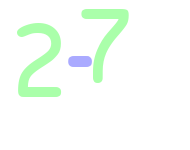
#> input picture 22/target_images/1.png, 190 x 150 px, found by its file name
$ python run.py
#> lines starting #> are read from the running program, lines starting #| are printed output that depends on the picture; after the words box and inside, x2 and y2 are one past the last pixel; in counts of white or black regions, pixels touching at a corner belong together
### 22/utils.py
import cv2
import numpy as np
import re

BLUE = 0
GREEN = 1
RED = 2

# 특정한 색상의 모든 단어가 포함된 이미지 추출
def get_chars(image, color) : #만약, 어떠한 색상이 들어왔다고 가정했을 때
    # 해당 색상이 아닌 다른 두 가지 값을 담아둔다. (RGB 값에서 나머지 값들)
    other_1 = (color + 1) % 3
    other_2 = (color + 2) % 3

    c = image[:, :, other_1] == 255 #만약 해당하는 값이 FF 라면,
    image[c] = [0, 0, 0] # 검정색으로 해당 색깔을 바꾸기
    c = image[:, :, other_2] == 255
    image[c] = [0, 0, 0]
    c = image[:, :, color] < 170 #선택한 값이 AA라면 (두 가지 색상이 섞인 경우)
    image[c] = [0, 0, 0] #검정색으로 바꾸기
    c = image[:, :, color] != 0
    image[c] = [255, 255, 255] #남은 부분들은 하얀색으로 바꾸기

    return image #결론적으로 해당 색의 이미지들만 남게 된다!


#전체 이미지에서 왼쪽부터 단어별로 이미지 추출
def extract_chars(image) :
    chars = []
    colors = [BLUE, GREEN, RED]
    for color in colors:
        image_from_one_color = get_chars(image.copy(), color)  # 색상별로 이미지 추출
        image_gray = cv2.cvtColor(image_from_one_color, cv2.COLOR_BGR2GRAY) #추출된 이미지를 gray로(threshold를 적용하려면 흑백 이미지를 사용)
        ret, thresh = cv2.threshold(image_gray, 127, 255, 0)
        # RETR_EXTERNAL 옵션으로 숫자의 외곽 분리
        contours, _ = cv2.findContours(thresh, cv2.RETR_EXTERNAL, cv2.CHAIN_APPROX_SIMPLE) #contour 찾기

        for contour in contours :
            #추출된 이미지 크기가 50 이상인 경우에만 실제 문자 데이터라고 파악
            #즉, 작은 픽셀 데이터라면 무시하고 큰 데이터만 문자 데이터라고 판단함.
            area = cv2.contourArea(contour)
            if area > 50 :
                x, y, width, height = cv2.boundingRect(contour) #해당 부분을 사각형 형태의 contour로 추출
                roi = image_gray[y : y+height, x : x+width] #숫자에 해당하는 부분만 뽑기
                chars.append((x, roi))

    chars = sorted(chars, key = lambda char: char[0]) #추출된 이미지를 x축 기준으로 정렬
    #왼쪽부터 차례대로 각각의 이미지를 정려시켜 하나의 수식으로 만든다고 생각하기
    return chars


#이미지를 (20, 20)으로 scaling 해 주기
def resize20(image) :
    resized = cv2.resize(image, (20, 20))
    return resized.reshape(-1, 400).astype(np.float32)


# [23 lines left out: function remove_first_0, not called in this run]

### 22/run.py
import numpy as np
import cv2
import utils
import requests
import shutil
import time

FILE_NAME = "trained.npz" #학습된 데이터 불러오기

# 각 글자의 (1x400) 데이터와 정답 값(0~9, +, *, -)
with np.load(FILE_NAME) as data :
#> (reads 21/trained.npz from the repository)
    train = data['train']
    train_labels = data['train_labels']

knn = cv2.ml_KNearest.create()
knn.train(train, cv2.ml.ROW_SAMPLE, train_labels) #학습시키기

def check(test, train, train_labels) :
    #가장 가까운 k개의 글자를 찾아서, 어떤 숫자에 해당하는지 찾기.
    ret, result, neighbours, dist = knn.findNearest(test, k=1)
    return result

#입력된 이미지를 읽어들여서 하나의 수식으로(result_string)으로 만들기.
#만약 이미지가 123+456이라고 했을 때, 각각을 1, 2, 3..., 5, 6 이런 식으로 읽어들인 다으메 분석하여
#result string 값으로 "123 + 456" 이렇게 만들어준다.

def get_result(file_name) :
#> called with file_name = '1.png'
    image = cv2.imread(file_name)
#> image is the input picture: shape (150, 190, 3); mean B, G, R 247.4, 254.3, 246.6
    chars = utils.extract_chars(image)
#> the loop in extract_chars, `for color in colors:` made 3 passes
#> pass 1, in get_chars, `c = image[:, :, other_1] == 255`:
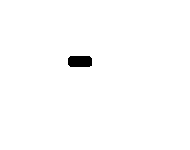
#> c: shape (150, 190) bool; 99.1% white; 1 black region, box (x1, y1, x2, y2) and area: (68, 56, 92, 67) 253
#> after the loop in extract_chars, `for color in colors:`: image_from_one_color: shape (150, 190, 3); every value is 0
#> after the loop in extract_chars, `for color in colors:`: chars = 3 items
#> chars = 3 items
    result_string = ""
    for char in chars :
        matched = check(utils.resize20(char[1]), train, train_labels)
        if matched < 10 :
            result_string += str(int(matched))
            continue
        if matched == 10 :
            matched = '+'
        elif matched == 11 :
            matched = '-'
        elif matched == 12 :
            matched = '*'
        result_string += matched
#> this loop made 3 passes
#> (ret in check, result in check, neighbours in check, result_string) on passes 1 to 3: (2, [2], [2], '2'), (11, [11], [11], '2-'), (7, [7], [7], '2-7')
#> pass 1, in resize20, `resized = cv2.resize(image, (20, 20))`:
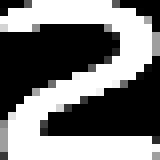
#> resized: shape (20, 20) (shown 8 times larger); min 0, max 255, mean 122
#> pass 2, in resize20 (call 2), `resized = cv2.resize(image, (20, 20))`:
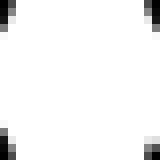
#> resized: shape (20, 20) (shown 8 times larger); min 0, max 255, mean 244.1
#> pass 3, in resize20 (call 3), `resized = cv2.resize(image, (20, 20))`:
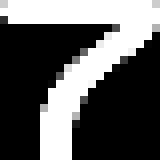
#> resized: shape (20, 20) (shown 8 times larger); min 0, max 255, mean 91
    return result_string

print(get_result(("1.png")))

host = "http://localhost:10000"
#> host = 'http://localhost:10000'
url = '/start'

#target_images라는 폴더 생성
#> (the run stopped early here; a loop or call above may not have finished)
